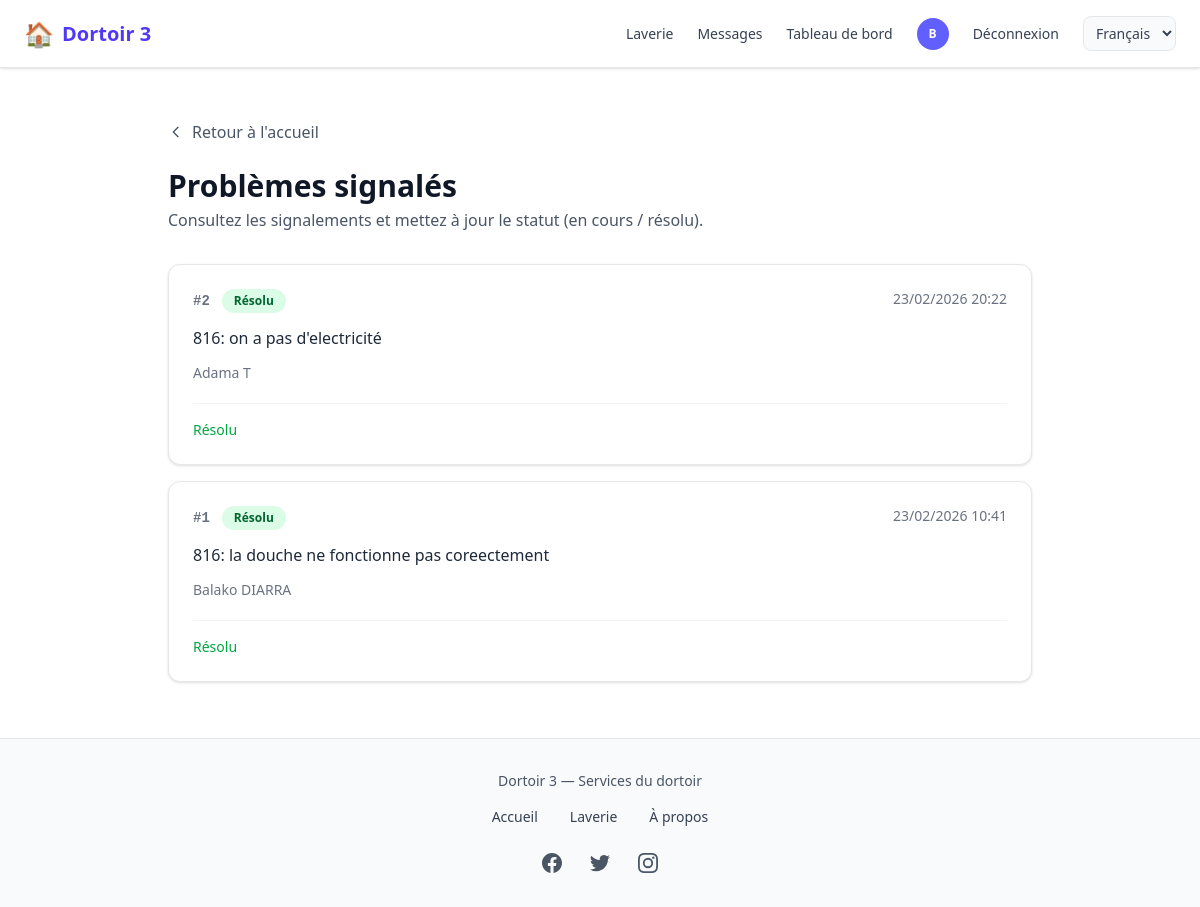
Screenshot of /signalements/agent/ (signed in) with the database file from the repository.
### comptes/models.py (models this page shows, shortened)
class CustomUser(AbstractUser):
    USER_TYPES = (
        ('ADMIN', 'Administrateur'),
        ('client', 'Client'),
        ('vendeur', 'Vendeur'),
        ('coursier', 'Coursier'),
    )
    user_type = models.CharField(max_length=22, choices=USER_TYPES, default="client")
    email = models.EmailField('Adresse email', unique=True,max_length=50)
    telephone = models.CharField(max_length=20, unique=True, blank=True)
    photo = models.ImageField(upload_to=user_photo_upload_to, null=True, blank=True)
    is_premium = models.BooleanField(default=False)
    GENRE = (('masculin', 'Masculin'), ('feminin', 'Féminin'))
    genre = models.CharField(max_length=22, choices=GENRE, null=True, blank=True)
    date_inscription = models.DateField(auto_now_add=True)
    latitude = models.DecimalField(max_digits=9, decimal_places=6, blank=True, null=True)
    longitude = models.DecimalField(max_digits=9, decimal_places=6, blank=True, null=True)
    last_activity = models.DateTimeField(null=True, blank=True, verbose_name="Dernière activité")
    REQUIRED_FIELDS = ['email', 'user_type']

### signalements/models.py (models this page shows, shortened)
class Signalement(models.Model):
    STATUT_CHOICES = [
        ('nouveau', 'Nouveau'),
        ('en_cours', 'En cours'),
        ('resolu', 'Résolu'),
    ]
    utilisateur = models.ForeignKey(
        settings.AUTH_USER_MODEL,
        on_delete=models.CASCADE,
        related_name='signalements',
    )
    description = models.TextField(help_text="Explication du problème")
    statut = models.CharField(max_length=20, choices=STATUT_CHOICES, default='nouveau')
    date_creation = models.DateTimeField(auto_now_add=True)
    class Meta:
        ordering = ['-date_creation']
        verbose_name = 'Signalement'
        verbose_name_plural = 'Signalements'

### signalements/views.py (the view)
# urls.py: path('agent/', views.agent_liste, name='agent_liste'),
@login_required
def agent_liste(request):
    if not is_agent(request.user):
        messages.error(request, 'Accès réservé aux agents.')
        return redirect('signalements:signaler')
    signalements = Signalement.objects.all().order_by('-date_creation')
    return render(request, 'signalements/agent/liste.html', {'signalements': signalements})

### comptes/context_processors.py (called while the page is built)
def notifications_context(request):
    context = {
        'pending_orders_count': 0,
        'packaged_orders_count': 0,
        'unread_messages_count': 0,
    }
    if request.user.is_authenticated:
        from chat.models import Message, Conversation
        conversations = Conversation.objects.filter(
            Q(participant1=request.user) | Q(participant2=request.user)
        )
        context['unread_messages_count'] = Message.objects.filter(
            Q(conversation__in=conversations) & ~Q(sender=request.user),
            lu=False
        ).count()
    return context

### laverie/models.py (called while the page is built)
    @classmethod
    def marquer_tickets_termines(cls):
        from django.utils import timezone
        now = timezone.now()
        return cls.objects.filter(
            statut__in=('reserve', 'en_cours'),
            fin__lt=now,
        ).update(statut='termine')

    @classmethod
    def marquer_tickets_en_cours(cls):
        from django.utils import timezone
        now = timezone.now()
        return cls.objects.filter(
            statut='reserve',
            debut__lte=now,
            fin__gte=now,
        ).update(statut='en_cours')

### signalements/views.py (called while the page is built)
def is_agent(user):
    return user.is_authenticated and getattr(user, 'user_type', None) == 'ADMIN'

### templates/signalements/agent/liste.html (shortened to what this page needs)
{% extends 'home.html' %}
{% load static %}
{% block contenu %}
<div class="max-w-4xl mx-auto py-6 px-3 sm:px-4">
    <a href="{% url 'home' %}" class="inline-flex items-center gap-2 text-gray-600 hover:text-gray-900 font-medium mb-6 transition">
        <svg class="w-4 h-4" fill="none" stroke="currentColor" viewBox="0 0 24 24"><path stroke-linecap="round" stroke-linejoin="round" stroke-width="2" d="M15 19l-7-7 7-7"/></svg>
        Retour à l'accueil
    </a>
    <header class="mb-8">
        <h1 class="text-2xl sm:text-3xl font-bold text-gray-900">Problèmes signalés</h1>
        <p class="text-gray-600 mt-1">Consultez les signalements et mettez à jour le statut (en cours / résolu).</p>
    </header>
    {% if signalements %}
    <div class="space-y-4">
        {% for s in signalements %}
        <article class="bg-white rounded-xl border border-gray-200 shadow-sm overflow-hidden hover:shadow-md transition-shadow">
            <div class="p-5 sm:p-6">
                <div class="flex flex-wrap items-start justify-between gap-3 mb-3">
                    <div class="flex items-center gap-3">
                        <span class="text-sm font-mono font-semibold text-gray-500">#{{ s.pk }}</span>
                        <span class="px-3 py-1 rounded-full text-xs font-semibold
                            {% if s.statut == 'nouveau' %}bg-amber-100 text-amber-800
                            {% elif s.statut == 'en_cours' %}bg-blue-100 text-blue-800
                            {% else %}bg-green-100 text-green-800{% endif %}">
                            {{ s.get_statut_display }}
                        </span>
                    </div>
                    <time class="text-sm text-gray-500" datetime="{{ s.date_creation|date:'c' }}">{{ s.date_creation|date:"d/m/Y H:i" }}</time>
                </div>
                <p class="text-gray-800 whitespace-pre-wrap leading-relaxed">{{ s.description }}</p>
                <p class="text-sm text-gray-500 mt-3">{{ s.utilisateur.get_full_name|default:s.utilisateur.email|default:"Utilisateur" }}</p>
                <div class="mt-5 pt-4 border-t border-gray-100 flex flex-wrap gap-2">
                    {% if s.statut == 'resolu' %}
                    <span class="text-sm text-green-600 font-medium">Résolu</span>
                    {% endif %}
                </div>
            </div>
        </article>
        {% endfor %}
    </div>
    {% endif %}
</div>
{% endblock %}

### templates/nav_footer/nav.html (shortened to what this page needs)
{% load static %}
{% load i18n %}
<nav class="hidden md:flex fixed top-0 left-0 w-full z-50 bg-white border-b border-gray-200 shadow-sm">
  <div class="flex items-center justify-between w-full max-w-7xl mx-auto px-6 py-4">
    <a href="{% url 'home' %}"
       class="flex items-center space-x-2 text-indigo-600 text-xl font-semibold hover:opacity-90 transition">
      <span class="text-2xl">🏠</span>
      <span>{% trans "Dortoir 3" %}</span>
    </a>
    <div class="flex items-center space-x-6 text-sm font-medium">
      <a href="{% url 'laverie:accueil' %}"
         class="text-gray-700 hover:text-indigo-500 transition">
        {% trans "Laverie" %}
      </a>
      {% if user.is_authenticated %}
        <a href="{% url 'chat:mes_conversations' %}"
           class="relative text-gray-700 hover:text-indigo-500 transition">
          {% trans "Messages" %}
        </a>
        {% if user.user_type == 'ADMIN' %}
          <a href="{% url 'dashboard' %}"
             class="text-gray-700 hover:text-indigo-500 transition">
            {% trans "Dashboard" %}
          </a>
        {% endif %}
        <a href="{% url 'profile' %}" class="flex items-center">
          {% if user.photo %}
            <img src="{{ user.photo.url }}"
                 class="w-8 h-8 rounded-full object-cover border">
          {% else %}
            <div class="w-8 h-8 rounded-full bg-indigo-500 flex items-center justify-center text-white text-xs font-bold">
              {{ user.first_name|first|default:user.email|first|upper }}
            </div>
          {% endif %}
        </a>
        <a href="{% url 'logout' %}"
           class="text-gray-700 hover:text-red-500 transition">
          {% trans "Log out" %}
        </a>
      {% else %}
        <a href="{% url 'login' %}"
           class="text-gray-700 hover:text-indigo-500 transition">
          {% trans "Log in" %}
        </a>
      {% endif %}
      <form action="{% url 'set_language' %}" method="post" class="inline" id="lang-form-desktop">
        <select name="language" onchange="this.form.submit()" class="text-sm border border-gray-200 rounded-lg px-2 py-1.5 bg-gray-50 text-gray-700 cursor-pointer">
          {% get_current_language as CURRENT_LANG %}
          {% for code, name in LANGUAGES %}
          <option value="{{ code }}" {% if code == CURRENT_LANG %}selected{% endif %}>{{ name }}</option>
          {% endfor %}
        </select>
      </form>
    </div>
  </div>
</nav>
            {% get_current_language as CURRENT_LANG %}

### rows the page displays
CustomUser: first_name|first "B"
Signalement: pk "2", statut "Résolu", date_creation "23/02/2026 20:22", description "816: on a pas d'electricité", utilisateur.get_full_name "Adama T"
Signalement: pk "1", statut "Résolu", date_creation "23/02/2026 10:41", description "816: la douche ne fonctionne pas coreectement", utilisateur.get_full_name "Balako DIARRA"

### other values shown
form field language "Français"
